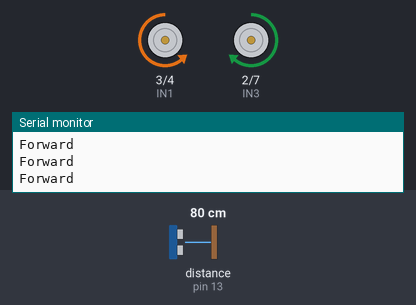
Simulated run of this sketch. Board: Arduino Uno, built with avr-gcc and run on an emulated ATmega328P. Parts: motor-driver pin pairs drawn as motors (green arrow = first pin HIGH = forward, orange = second pin HIGH = backward, longer = more drive, scaled by the enable pin), the last lines printed to the serial monitor. Wiring (inferred from the names in the program): ultrasonic range finder: trigger pin 12; echo pin 13. The inputs (shaded band) are chosen by the test bench; at power-on: distance to the obstacle (sensor on pin 13) 80 cm. The echo pulse lasts 58.3 µs per cm.

Above: at 1.3 s.
1.4 s: distance to the obstacle (sensor on pin 13) set to 18 cm
2.9 s: distance to the obstacle (sensor on pin 13) set to 13 cm
At 3.3 s:
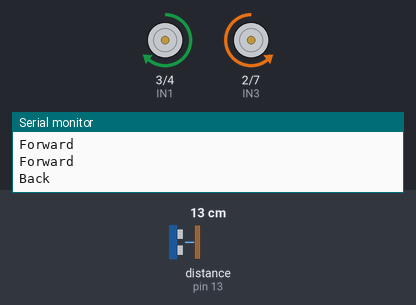
5.9 s: distance to the obstacle (sensor on pin 13) set to 60 cm
At 7.1 s:
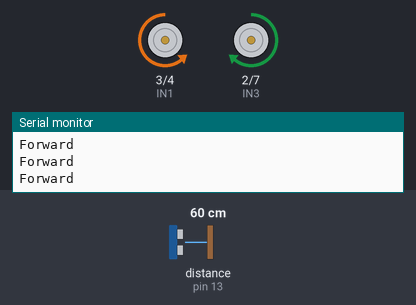
7.4 s: distance to the obstacle (sensor on pin 13) set to 2 cm
At 8.3 s:
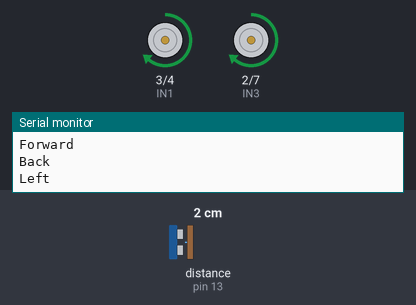
Timing chart, 0 to 11.4 s (numbered marks = the images above; inputs shaded):
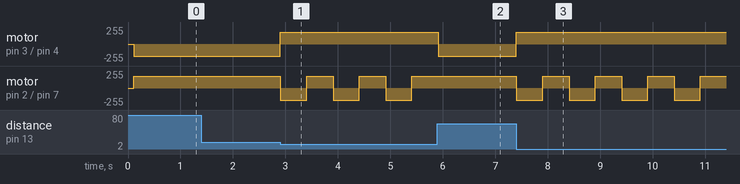

Measured:
- the behaviour switches between 16 and 15 cm on distance to the obstacle (sensor on pin 13) (found by bisection; images 0 and 1)
- after the input at 2.9 s, motor on pin 3 (IN1) / pin 4 (IN2): backward 180/255 → forward 180/255 at once; motor on pin 2 (IN3) / pin 7 (IN4): alternates forward 180/255 for 0.50 s and backward 180/255 for 0.50 s, starting at once
- after the input at 5.9 s, motor on pin 3 (IN1) / pin 4 (IN2): forward 180/255 → backward 180/255 at once; motor on pin 2 (IN3) / pin 7 (IN4): stays forward 180/255 (without the input it goes to backward 180/255 after 0.01 s)
- after the input at 7.4 s, motor on pin 3 (IN1) / pin 4 (IN2): backward 180/255 → forward 180/255 at once; motor on pin 2 (IN3) / pin 7 (IN4): alternates forward 180/255 for 0.50 s and backward 180/255 for 0.50 s, starting at once

The sketch:

3_Obstacle_avoidance.ino
```cpp
/*************************************
 *     TIME:2022.6.25
 *     Development Team: Zhiyi Technology Co., Ltd.
 *
 *  **************************************/
// #include <AFMotor.h>
int Trig = 12;//Pin to D12
int Echo = 13;//Pin to D13
#define ENA 5
#define ENB 6
#define IN1 3
#define IN2 4
#define IN3 2
#define IN4 7
#define carSpeed 180//Set the carSpeed to 130
float distance;
float cm;

void forward(){
  analogWrite(ENA,carSpeed);
  analogWrite(ENB,carSpeed);

  digitalWrite(IN1,LOW);
  digitalWrite(IN2,HIGH);
  digitalWrite(IN3,HIGH);
  digitalWrite(IN4,LOW);
  Serial.println("Forward");
}

void back(){
analogWrite(ENA,carSpeed);
  analogWrite(ENB,carSpeed);
  digitalWrite(IN1,HIGH);
  digitalWrite(IN2,LOW);
  digitalWrite(IN3,LOW);
  digitalWrite(IN4,HIGH);
  Serial.println("Back");
}


void left(){
  analogWrite(ENA,carSpeed);
  analogWrite(ENB,carSpeed);
  digitalWrite(IN1,HIGH);
  digitalWrite(IN2,LOW);
  digitalWrite(IN3,HIGH);
  digitalWrite(IN4,LOW);
  Serial.println("Left");
}

void right(){
  analogWrite(ENA,carSpeed);
  analogWrite(ENB,carSpeed);
  digitalWrite(IN1,LOW);
  digitalWrite(IN2,HIGH);
  digitalWrite(IN3,LOW);
  digitalWrite(IN4,HIGH);
  Serial.println("Right");
}

void stop() {//stop function
  digitalWrite(ENA, LOW);//Set the speed of ENA to low
  digitalWrite(ENB, LOW);//Set the speed of ENB to low
  Serial.println("Stop!");
}

float GetDistance()
{
    // Send a low short pulse to Trig to trigger the ranging
    digitalWrite(Trig, LOW); //Send a low level to Trig
    delayMicroseconds(2);
    digitalWrite(Trig, HIGH);
    delayMicroseconds(10);
    digitalWrite(Trig, LOW);
    distance = pulseIn(Echo, HIGH) / 58.00;
	  return distance;
}

void setup() {
  Serial.begin(9600);
  pinMode(Echo, INPUT);
  pinMode(Trig, OUTPUT);
  pinMode(IN1, OUTPUT);
  pinMode(IN2, OUTPUT);
  pinMode(IN3, OUTPUT);
  pinMode(IN4, OUTPUT);
  pinMode(ENA, OUTPUT);
  pinMode(ENB, OUTPUT);
  stop();
  delay(100);
}

void loop()
{
  cm = GetDistance();
  if(cm <= 15){
    back();
    delay(500);
    left();
    delay(500);
  }
  else if(cm > 15){
    forward();
  }
  // Serial.print("Distance = ");
  // Serial.print(cm);
  // Serial.println("cm");
}
```
